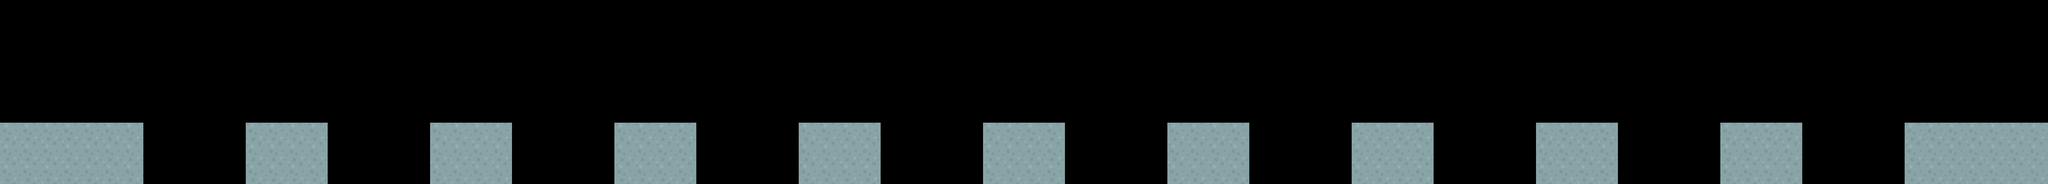

This is a level from a 2D game, rendered from its Tiled map with the project's own tilesets. A one-line summary and the complete map file follow:
An orthogonal 100x9 tile map with 64x64 px tiles, 1 tile layer (Platforms) and 51 objects.

<map version="1.5" tiledversion="1.7.2" orientation="orthogonal" renderorder="right-down" width="100" height="9" tilewidth="64" tileheight="64" infinite="0" nextlayerid="4" nextobjectid="62">
 <editorsettings>
  <export target="level1.json" format="json" />
 </editorsettings>
 <tileset firstgid="1" name="kenny_simple_platformer" tilewidth="64" tileheight="64" tilecount="98" columns="14">
  <image source="../tilesets/platformPack_tilesheet.png" width="896" height="448" />
 </tileset>
 <layer id="1" name="Platforms" width="100" height="9">
  <data encoding="csv">
0,0,0,0,0,0,0,0,0,0,0,0,0,0,0,0,0,0,0,0,0,0,0,0,0,0,0,0,0,0,0,0,0,0,0,0,0,0,0,0,0,0,0,0,0,0,0,0,0,0,0,0,0,0,0,0,0,0,0,0,0,0,0,0,0,0,0,0,0,0,0,0,0,0,0,0,0,0,0,0,0,0,0,0,0,0,0,0,0,0,0,0,0,0,0,0,0,0,0,0,
0,0,0,0,0,0,0,0,0,0,0,0,0,0,0,0,0,0,0,0,0,0,0,0,0,0,0,0,0,0,0,0,0,0,0,0,0,0,0,0,0,0,0,0,0,0,0,0,0,0,0,0,0,0,0,0,0,0,0,0,0,0,0,0,0,0,0,0,0,0,0,0,0,0,0,0,0,0,0,0,0,0,0,0,0,0,0,0,0,0,0,0,0,0,0,0,0,0,0,0,
0,0,0,0,0,0,0,0,0,0,0,0,0,0,0,0,0,0,0,0,0,0,0,0,0,0,0,0,0,0,0,0,0,0,0,0,0,0,0,0,0,0,0,0,0,0,0,0,0,0,0,0,0,0,0,0,0,0,0,0,0,0,0,0,0,0,0,0,0,0,0,0,0,0,0,0,0,0,0,0,0,0,0,0,0,0,0,0,0,0,0,0,0,0,0,0,0,0,0,0,
0,0,0,0,0,0,0,0,0,0,0,0,0,0,0,0,0,0,0,0,0,0,0,0,0,0,0,0,0,0,0,0,0,0,0,0,0,0,0,0,0,0,0,0,0,0,0,0,0,0,0,0,0,0,0,0,0,0,0,0,0,0,0,0,0,0,0,0,0,0,0,0,0,0,0,0,0,0,0,0,0,0,0,0,0,0,0,0,0,0,0,0,0,0,0,0,0,0,0,0,
0,0,0,0,0,0,0,0,0,0,0,0,0,0,0,0,0,0,0,0,0,0,0,0,0,0,0,0,0,0,0,0,0,0,0,0,0,0,0,0,0,0,0,0,0,0,0,0,0,0,0,0,0,0,0,0,0,0,0,0,0,0,0,0,0,0,0,0,0,0,0,0,0,0,0,0,0,0,0,0,0,0,0,0,0,0,0,0,0,0,0,0,0,0,0,0,0,0,0,0,
0,0,0,0,0,0,0,0,0,0,0,0,0,0,0,0,0,0,0,0,0,0,0,0,0,0,0,0,0,0,0,0,0,0,0,0,0,0,0,0,0,0,0,0,0,0,0,0,0,0,0,0,0,0,0,0,0,0,0,0,0,0,0,0,0,0,0,0,0,0,0,0,0,0,0,0,0,0,0,0,0,0,0,0,0,0,0,0,0,0,0,0,0,0,0,0,0,0,0,0,
18,18,18,18,18,18,18,0,0,0,0,0,18,18,18,18,0,0,0,0,0,18,18,18,18,0,0,0,0,0,18,18,18,18,0,0,0,0,0,18,18,18,18,0,0,0,0,0,18,18,18,18,0,0,0,0,0,18,18,18,18,0,0,0,0,0,18,18,18,18,0,0,0,0,0,18,18,18,18,0,0,0,0,0,18,18,18,18,0,0,0,0,0,18,18,18,18,18,18,18,
18,18,18,18,18,18,18,0,0,0,0,0,18,18,18,18,0,0,0,0,0,18,18,18,18,0,0,0,0,0,18,18,18,18,0,0,0,0,0,18,18,18,18,0,0,0,0,0,18,18,18,18,0,0,0,0,0,18,18,18,18,0,0,0,0,0,18,18,18,18,0,0,0,0,0,18,18,18,18,0,0,0,0,0,18,18,18,18,0,0,0,0,0,18,18,18,18,18,18,18,
18,18,18,18,18,18,18,0,0,0,0,0,18,18,18,18,0,0,0,0,0,18,18,18,18,0,0,0,0,0,18,18,18,18,0,0,0,0,0,18,18,18,18,0,0,0,0,0,18,18,18,18,0,0,0,0,0,18,18,18,18,0,0,0,0,0,18,18,18,18,0,0,0,0,0,18,18,18,18,0,0,0,0,0,18,18,18,18,0,0,0,0,0,18,18,18,18,18,18,18
</data>
 </layer>
 <objectgroup id="3" name="Goal">
  <object id="61" gid="81" x="6016" y="384" width="64" height="64" />
 </objectgroup>
 <objectgroup id="2" name="Spikes">
  <object id="1" gid="71" x="448.326" y="575.29" width="64" height="64" />
  <object id="2" gid="71" x="509.491" y="575.29" width="64" height="64" />
  <object id="3" gid="71" x="574.254" y="573.491" width="64" height="64" />
  <object id="4" gid="71" x="639.017" y="575.29" width="64" height="64" />
  <object id="6" gid="71" x="705.579" y="575.29" width="64" height="64" />
  <object id="7" gid="71" x="1024" y="575.29" width="64" height="64" />
  <object id="10" gid="71" x="1088.76" y="575.29" width="64" height="64" />
  <object id="11" gid="71" x="1149.92" y="575.29" width="64" height="64" />
  <object id="12" gid="71" x="1212.89" y="577.089" width="64" height="64" />
  <object id="15" gid="71" x="1283.05" y="573.491" width="64" height="64" />
  <object id="16" gid="71" x="1599.67" y="575.29" width="64" height="64" />
  <object id="17" gid="71" x="1664.43" y="575.29" width="64" height="64" />
  <object id="18" gid="71" x="1725.6" y="575.29" width="64" height="64" />
  <object id="19" gid="71" x="1790.36" y="573.491" width="64" height="64" />
  <object id="20" gid="71" x="1855.12" y="571.692" width="64" height="64" />
  <object id="21" gid="71" x="2175.34" y="577.089" width="64" height="64" />
  <object id="22" gid="71" x="2243.7" y="577.089" width="64" height="64" />
  <object id="23" gid="71" x="2306.66" y="577.089" width="64" height="64" />
  <object id="24" gid="71" x="2371.43" y="575.29" width="64" height="64" />
  <object id="25" gid="71" x="2436.19" y="577.089" width="64" height="64" />
  <object id="26" gid="71" x="2752.81" y="575.29" width="64" height="64" />
  <object id="27" gid="71" x="2819.37" y="571.692" width="64" height="64" />
  <object id="28" gid="71" x="2885.93" y="571.692" width="64" height="64" />
  <object id="29" gid="71" x="2948.9" y="577.089" width="64" height="64" />
  <object id="30" gid="71" x="3011.86" y="573.491" width="64" height="64" />
  <object id="31" gid="71" x="3328.48" y="573.491" width="64" height="64" />
  <object id="32" gid="71" x="3400.44" y="573.491" width="64" height="64" />
  <object id="33" gid="71" x="3465.2" y="571.692" width="64" height="64" />
  <object id="35" gid="71" x="3526.37" y="571.692" width="64" height="64" />
  <object id="36" gid="71" x="3585.73" y="571.692" width="64" height="64" />
  <object id="37" gid="71" x="3904.15" y="571.692" width="64" height="64" />
  <object id="38" gid="71" x="3965.32" y="573.491" width="64" height="64" />
  <object id="39" gid="71" x="4030.08" y="573.491" width="64" height="64" />
  <object id="40" gid="71" x="4096.64" y="575.29" width="64" height="64" />
  <object id="41" gid="71" x="4161.41" y="575.29" width="64" height="64" />
  <object id="42" gid="71" x="4483.42" y="575.29" width="64" height="64" />
  <object id="43" gid="71" x="4544.59" y="575.29" width="64" height="64" />
  <object id="44" gid="71" x="4611.15" y="571.692" width="64" height="64" />
  <object id="45" gid="71" x="4674.11" y="573.491" width="64" height="64" />
  <object id="46" gid="71" x="4740.67" y="571.692" width="64" height="64" />
  <object id="47" gid="71" x="5057.29" y="573.491" width="64" height="64" />
  <object id="48" gid="71" x="5123.86" y="578.888" width="64" height="64" />
  <object id="49" gid="71" x="5185.02" y="573.491" width="64" height="64" />
  <object id="50" gid="71" x="5249.78" y="575.29" width="64" height="64" />
  <object id="51" gid="71" x="5316.35" y="575.29" width="64" height="64" />
  <object id="53" gid="71" x="5629.37" y="573.491" width="64" height="64" />
  <object id="54" gid="71" x="5692.33" y="571.692" width="64" height="64" />
  <object id="55" gid="71" x="5760.69" y="571.692" width="64" height="64" />
  <object id="56" gid="71" x="5821.86" y="575.29" width="64" height="64" />
  <object id="57" gid="71" x="5886.62" y="575.29" width="64" height="64" />
 </objectgroup>
</map>
